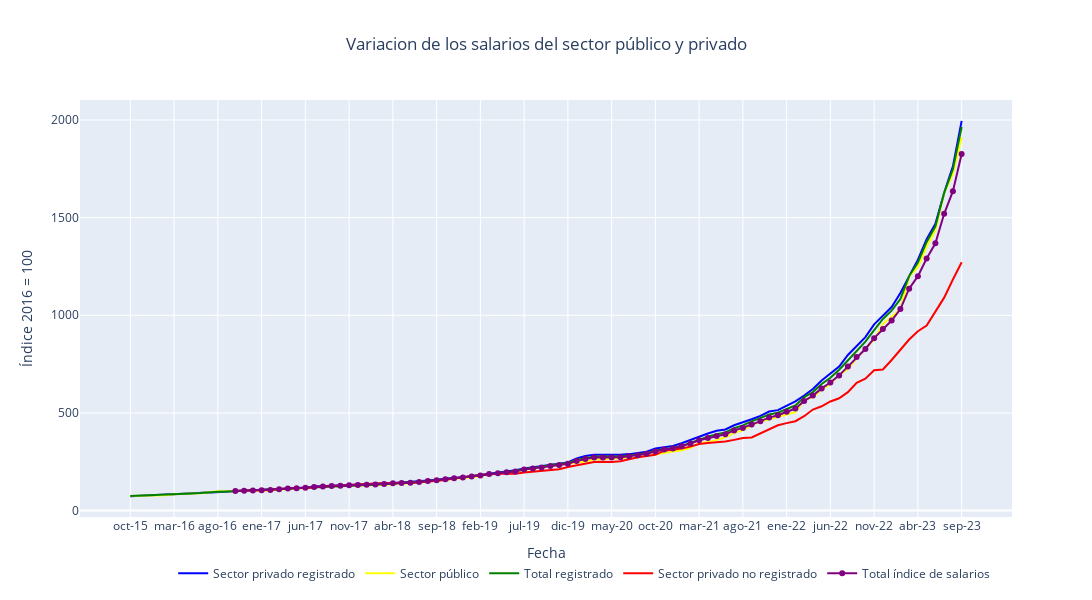

Write notebook code for a chart like this one.
### Code cell
fig = go.Figure()

fig.add_trace(go.Scatter(x=df["Fecha"], y=df["Sector privado registrado"],
                         name="Sector privado registrado",  line_color ="blue",  hovertemplate="%{y:,.1f}"))

fig.add_trace(go.Scatter(x=df["Fecha"], y=df["Sector público"],
                         name="Sector público", line_color ="yellow", hovertemplate="%{y:,.1f}"))

fig.add_trace(go.Scatter(x=df["Fecha"], y=df["Total registrado"],
                         name="Total registrado", line_color ="green",
                         hovertemplate="%{y:,.1f}"))

fig.add_trace(go.Scatter(x=df["Fecha"], y=df["Sector privado no registrado"],
                         name="Sector privado no registrado", line_color ="red", hovertemplate="%{y:,.1f}"))

fig.add_trace(go.Scatter(x=df["Fecha"], y=df["Total índice de salarios"],
                         name="Total índice de salarios", mode="lines+markers", line_color = "purple",
                         hovertemplate="%{y:,.1f}"))

fig.update_layout(
    title=dict(text="Variacion de los salarios del sector público y privado", x=0.5),
    xaxis=dict(title="Fecha", nticks=25),
    yaxis=dict(title="Índice 2016 = 100", tickformat=",0f"),
    legend=dict(orientation="h", x=0.1, y=-0.1),
    width=1200, height=600
)

### Figure 1 — Plotly figure (JSON) as saved in the notebook; plotly's stock layout.template omitted (floating-point values rounded to 4 significant figures)
{"data": [{"hovertemplate": "%{y:,.1f}", "line": {"color": "blue"}, "name": "Sector privado registrado", "type": "scatter", "x": ["oct-15", "nov-15", "dic-15", "ene-16", "feb-16", "mar-16", "abr-16", "may-16", "jun-16", "jul-16", "ago-16", "sep-16", "oct-16", "nov-16", "dic-16", "ene-17", "feb-17", "mar-17", "abr-17", "may-17", "jun-17", "jul-17", "ago-17", "sep-17", "oct-17", "nov-17", "dic-17", "ene-18", "feb-18", "mar-18", "abr-18", "may-18", "jun-18", "jul-18", "ago-18", "sep-18", "oct-18", "nov-18", "dic-18", "ene-19", "feb-19", "mar-19", "abr-19", "may-19", "jun-19", "jul-19", "ago-19", "sep-19", "oct-19", "nov-19", "dic-19", "ene-20", "feb-20", "mar-20", "abr-20", "may-20", "jun-20", "jul-20", "ago-20", "sep-20", "oct-20", "nov-20", "dic-20", "ene-21", "feb-21", "mar-21", "abr-21", "may-21", "jun-21", "jul-21", "ago-21", "sep-21", "oct-21", "nov-21", "dic-21", "ene-22", "feb-22", "mar-22", "abr-22", "may-22", "jun-22", "jul-22", "ago-22", "sep-22", "oct-22", "nov-22", "dic-22", "ene-23", "feb-23", "mar-23", "abr-23", "may-23", "jun-23", "jul-23", "ago-23", "sep-23"], "y": [73.97, 75.95, 77.36, 78.93, 80.04, 80.8, 85.92, 88.74, 90.15, 93.35, 95.05, 96.63, 100, 101.8, 102.9, 106.3, 107.7, 109.3, 112.9, 115.2, 117.2, 122.8, 124.5, 126, 128.2, 130.0, 131.0, 133.2, 134.3, 136.2, 141.0, 144.5, 146.5, 149.9, 154.2, 157.8, 163.9, 168.1, 170.8, 176.9, 181.8, 188.3, 193.5, 201.7, 207.0, 215.9, 221.9, 227.7, 236.3, 242.8, 246.5, 267.6, 280.0, 286.4, 285.7, 285.1, 285.4, 289.2, 295.1, 301.5, 317.7, 326.0, 331.3, 344.6, 362.3, 376.7, 394.5, 408.4, 415.6, 437, 451.6, 467.9, 485.3, 507, 514.3, 538.2, 559.0, 589.3, 622.3, 665.7, 699.4, 737.0, 797.0, 843.4, 888.1, 953.3, 996.6, 1042.0, 1114.0, 1202.0, 1285.0, 1389.0, 1468.0, 1627.0, 1762.0, 1996.0]}, {"hovertemplate": "%{y:,.1f}", "line": {"color": "yellow"}, "name": "Sector público", "type": "scatter", "x": ["oct-15", "nov-15", "dic-15", "ene-16", "feb-16", "mar-16", "abr-16", "may-16", "jun-16", "jul-16", "ago-16", "sep-16", "oct-16", "nov-16", "dic-16", "ene-17", "feb-17", "mar-17", "abr-17", "may-17", "jun-17", "jul-17", "ago-17", "sep-17", "oct-17", "nov-17", "dic-17", "ene-18", "feb-18", "mar-18", "abr-18", "may-18", "jun-18", "jul-18", "ago-18", "sep-18", "oct-18", "nov-18", "dic-18", "ene-19", "feb-19", "mar-19", "abr-19", "may-19", "jun-19", "jul-19", "ago-19", "sep-19", "oct-19", "nov-19", "dic-19", "ene-20", "feb-20", "mar-20", "abr-20", "may-20", "jun-20", "jul-20", "ago-20", "sep-20", "oct-20", "nov-20", "dic-20", "ene-21", "feb-21", "mar-21", "abr-21", "may-21", "jun-21", "jul-21", "ago-21", "sep-21", "oct-21", "nov-21", "dic-21", "ene-22", "feb-22", "mar-22", "abr-22", "may-22", "jun-22", "jul-22", "ago-22", "sep-22", "oct-22", "nov-22", "dic-22", "ene-23", "feb-23", "mar-23", "abr-23", "may-23", "jun-23", "jul-23", "ago-23", "sep-23"], "y": [75.24, 76.28, 77.18, 77.46, 78.36, 83.8, 84.26, 87.11, 89.28, 94.66, 98.73, 99.46, 100, 101.2, 102.4, 102.7, 103.1, 107.2, 110.8, 112.3, 115.3, 118.5, 121.5, 123.9, 126.0, 127.3, 127.9, 128.4, 129.3, 133.0, 135.0, 137.2, 139.0, 143.0, 147.3, 152.4, 159.5, 162.7, 166.7, 171.0, 175.4, 185.0, 188.7, 193.2, 197.2, 209.5, 213.2, 220.8, 227.4, 231.4, 238.1, 244.6, 251.6, 262.1, 263.5, 264.9, 267.2, 270.1, 272.2, 280.9, 289.7, 294.9, 302.0, 309.3, 321.1, 345.4, 350.7, 360.8, 375.3, 397.9, 410.8, 438.1, 454.1, 466.5, 479.1, 493.0, 504.7, 565.8, 580.9, 619.4, 647.9, 695.3, 724.8, 780.8, 827.5, 874.8, 955.0, 992.3, 1030.0, 1199.0, 1247.0, 1353.0, 1434.0, 1626.0, 1723.0, 1912.0]}, {"hovertemplate": "%{y:,.1f}", "line": {"color": "green"}, "name": "Total registrado", "type": "scatter", "x": ["oct-15", "nov-15", "dic-15", "ene-16", "feb-16", "mar-16", "abr-16", "may-16", "jun-16", "jul-16", "ago-16", "sep-16", "oct-16", "nov-16", "dic-16", "ene-17", "feb-17", "mar-17", "abr-17", "may-17", "jun-17", "jul-17", "ago-17", "sep-17", "oct-17", "nov-17", "dic-17", "ene-18", "feb-18", "mar-18", "abr-18", "may-18", "jun-18", "jul-18", "ago-18", "sep-18", "oct-18", "nov-18", "dic-18", "ene-19", "feb-19", "mar-19", "abr-19", "may-19", "jun-19", "jul-19", "ago-19", "sep-19", "oct-19", "nov-19", "dic-19", "ene-20", "feb-20", "mar-20", "abr-20", "may-20", "jun-20", "jul-20", "ago-20", "sep-20", "oct-20", "nov-20", "dic-20", "ene-21", "feb-21", "mar-21", "abr-21", "may-21", "jun-21", "jul-21", "ago-21", "sep-21", "oct-21", "nov-21", "dic-21", "ene-22", "feb-22", "mar-22", "abr-22", "may-22", "jun-22", "jul-22", "ago-22", "sep-22", "oct-22", "nov-22", "dic-22", "ene-23", "feb-23", "mar-23", "abr-23", "may-23", "jun-23", "jul-23", "ago-23", "sep-23"], "y": [74.44, 76.07, 77.29, 78.38, 79.42, 81.92, 85.3, 88.13, 89.83, 93.84, 96.42, 97.69, 100, 101.6, 102.7, 105.0, 106.0, 108.5, 112.1, 114.1, 116.5, 121.2, 123.4, 125.2, 127.4, 129.0, 129.9, 131.5, 132.4, 135.0, 138.8, 141.7, 143.7, 147.4, 151.6, 155.8, 162.2, 166.1, 169.3, 174.7, 179.4, 187.0, 191.7, 198.5, 203.3, 213.5, 218.6, 225.1, 233, 238.6, 243.4, 259.0, 269.4, 277.3, 277.4, 277.5, 278.6, 282.1, 286.6, 293.8, 307.2, 314.4, 320.3, 331.4, 346.9, 365.0, 378.2, 390.6, 400.5, 422.4, 436.4, 456.8, 473.6, 491.9, 501.2, 521.3, 538.7, 580.5, 606.8, 648.4, 680.1, 721.4, 770.1, 820.0, 865.5, 924.0, 981.1, 1024.0, 1083.0, 1201.0, 1271.0, 1376.0, 1456.0, 1626.0, 1748.0, 1964.0]}, {"hovertemplate": "%{y:,.1f}", "line": {"color": "red"}, "name": "Sector privado no registrado", "type": "scatter", "x": ["oct-15", "nov-15", "dic-15", "ene-16", "feb-16", "mar-16", "abr-16", "may-16", "jun-16", "jul-16", "ago-16", "sep-16", "oct-16", "nov-16", "dic-16", "ene-17", "feb-17", "mar-17", "abr-17", "may-17", "jun-17", "jul-17", "ago-17", "sep-17", "oct-17", "nov-17", "dic-17", "ene-18", "feb-18", "mar-18", "abr-18", "may-18", "jun-18", "jul-18", "ago-18", "sep-18", "oct-18", "nov-18", "dic-18", "ene-19", "feb-19", "mar-19", "abr-19", "may-19", "jun-19", "jul-19", "ago-19", "sep-19", "oct-19", "nov-19", "dic-19", "ene-20", "feb-20", "mar-20", "abr-20", "may-20", "jun-20", "jul-20", "ago-20", "sep-20", "oct-20", "nov-20", "dic-20", "ene-21", "feb-21", "mar-21", "abr-21", "may-21", "jun-21", "jul-21", "ago-21", "sep-21", "oct-21", "nov-21", "dic-21", "ene-22", "feb-22", "mar-22", "abr-22", "may-22", "jun-22", "jul-22", "ago-22", "sep-22", "oct-22", "nov-22", "dic-22", "ene-23", "feb-23", "mar-23", "abr-23", "may-23", "jun-23", "jul-23", "ago-23", "sep-23"], "y": [null, null, null, null, null, null, null, null, null, null, null, null, 100, 100.7, 103.2, 102, 104.9, 110.1, 114.6, 115.8, 116.2, 120.7, 126.1, 127.7, 128.5, 131.9, 135.7, 136.6, 138.2, 140.7, 144, 142.7, 141.0, 145.1, 148.8, 154.0, 156.6, 164.9, 172.6, 177.2, 181.7, 186.6, 188.8, 188.4, 188.8, 195.5, 200.5, 203.2, 207.5, 212.2, 223.5, 232.8, 240.2, 248.5, 250.2, 249.0, 252.7, 263.5, 273.3, 279.7, 285.7, 307.0, 310.8, 318.4, 327.4, 341.4, 346.3, 349.5, 353.5, 362.0, 371.2, 374.3, 395.5, 412.7, 436.8, 447.9, 457.6, 483.4, 517.5, 534.2, 558.7, 575.3, 606.4, 654.7, 675.2, 718.7, 722.5, 771.2, 825.9, 876.0, 918.5, 947.8, 1019.0, 1090.0, 1183.0, 1272.0]}, {"hovertemplate": "%{y:,.1f}", "line": {"color": "purple"}, "mode": "lines+markers", "name": "Total índice de salarios", "type": "scatter", "x": ["oct-15", "nov-15", "dic-15", "ene-16", "feb-16", "mar-16", "abr-16", "may-16", "jun-16", "jul-16", "ago-16", "sep-16", "oct-16", "nov-16", "dic-16", "ene-17", "feb-17", "mar-17", "abr-17", "may-17", "jun-17", "jul-17", "ago-17", "sep-17", "oct-17", "nov-17", "dic-17", "ene-18", "feb-18", "mar-18", "abr-18", "may-18", "jun-18", "jul-18", "ago-18", "sep-18", "oct-18", "nov-18", "dic-18", "ene-19", "feb-19", "mar-19", "abr-19", "may-19", "jun-19", "jul-19", "ago-19", "sep-19", "oct-19", "nov-19", "dic-19", "ene-20", "feb-20", "mar-20", "abr-20", "may-20", "jun-20", "jul-20", "ago-20", "sep-20", "oct-20", "nov-20", "dic-20", "ene-21", "feb-21", "mar-21", "abr-21", "may-21", "jun-21", "jul-21", "ago-21", "sep-21", "oct-21", "nov-21", "dic-21", "ene-22", "feb-22", "mar-22", "abr-22", "may-22", "jun-22", "jul-22", "ago-22", "sep-22", "oct-22", "nov-22", "dic-22", "ene-23", "feb-23", "mar-23", "abr-23", "may-23", "jun-23", "jul-23", "ago-23", "sep-23"], "y": [null, null, null, null, null, null, null, null, null, null, null, null, 100, 101.4, 102.8, 104.4, 105.8, 108.8, 112.6, 114.4, 116.5, 121.1, 124.0, 125.7, 127.6, 129.6, 131.0, 132.5, 133.6, 136.1, 139.8, 141.9, 143.1, 146.9, 151.1, 155.4, 161.1, 165.8, 169.9, 175.2, 179.8, 186.9, 191.1, 196.5, 200.4, 209.9, 215.0, 220.8, 227.9, 233.3, 239.4, 253.8, 263.6, 271.6, 272.0, 271.8, 273.5, 278.4, 283.9, 291.0, 302.9, 312.9, 318.4, 328.8, 343.1, 360.3, 371.8, 382.4, 391.2, 410.4, 423.4, 440.3, 458.1, 476.1, 488.3, 506.7, 522.6, 561.2, 589.0, 625.6, 655.9, 692.3, 737.5, 787.1, 827.5, 883.1, 929.6, 973.4, 1032.0, 1136.0, 1200.0, 1290.0, 1369.0, 1520.0, 1635.0, 1826.0]}], "layout": {"height": 600, "legend": {"orientation": "h", "x": 0.1, "y": -0.1}, "title": {"text": "Variacion de los salarios del sector público y privado", "x": 0.5}, "width": 1200, "xaxis": {"nticks": 25, "title": {"text": "Fecha"}}, "yaxis": {"tickformat": ",0f", "title": {"text": "Índice 2016 = 100"}}}}
